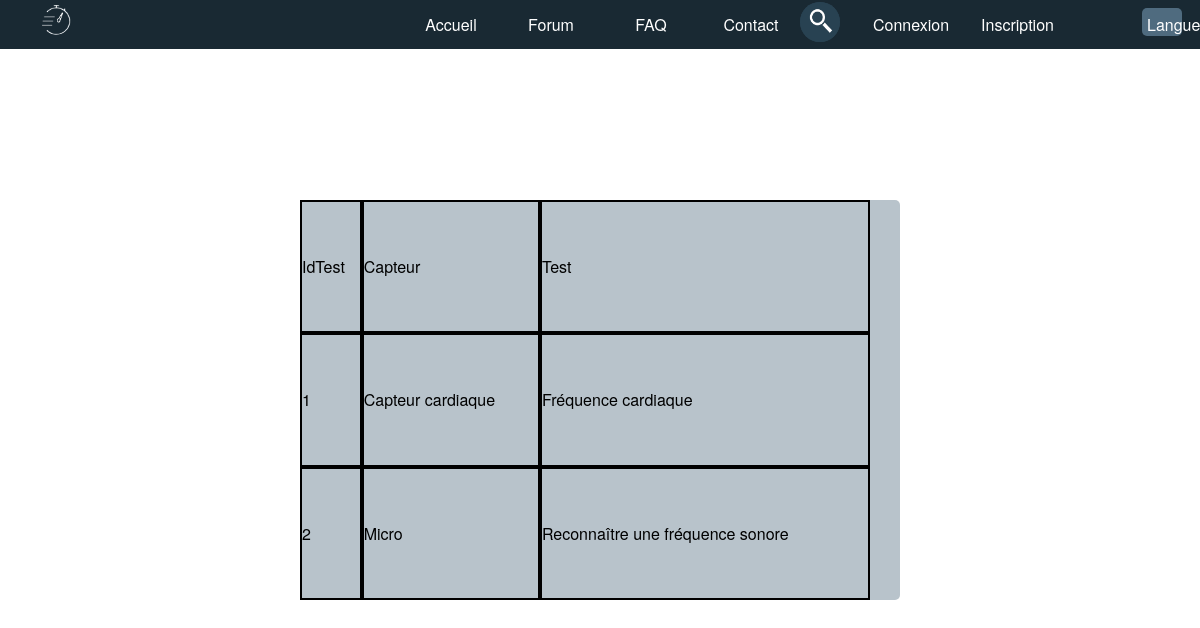
Before: /filePHP/InfoTest.php with the older database file.
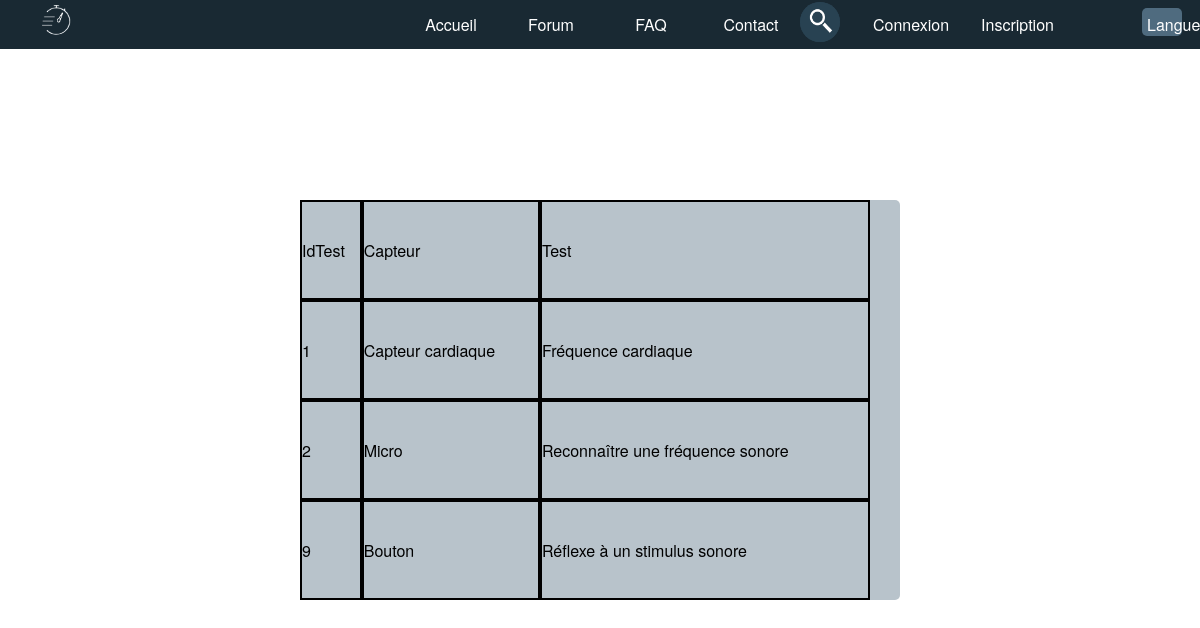
After: the same page with the newer database file.
### tables this page shows
CREATE TABLE `tests` (
  `idTest` int(11) NOT NULL,
  `capteur` varchar(45) NOT NULL,
  `test` varchar(100) NOT NULL
);

### filePHP/InfoTest.php (the view, shortened to what this page needs)
<!DOCTYPE html>
<html>
        <?php include "includes/header.php" ?>
    <body>
    	<?php include "includes/menubar.php" ?>
        <?php include "includes/searchbar.php" ?>
        <div class="partieDeDonnee">
        <table cellpadding="0" cellspacing="0" width="95%"  >
                <tr>
                    <td>IdTest</td>
                    <td>Capteur</td>
                    <td>Test</td>
                </tr>
            <?php
                $db=new mysqli("localhost:3306","root","","beyondsight");
                $sql ="SELECT * From tests";
                $resultat=$db ->query($sql);
                if($resultat){
                    while($attr = $resultat->fetch_row())
                    {
            ?>
                <tr>
                    <td> <?php echo $attr[0];?> </td>
                    <td> <?php echo $attr[1];?> </td>
                    <td> <?php echo $attr[2];?> </td>
                </tr>
            <?php
                    }
                }
            ?>
            </table>
        </div>
    </body>
</html>

### filePHP/includes/header.php (shortened to what this page needs)
<!DOCTYPE html>
<html>
<head>
        <link rel="stylesheet" href="styles.css" />
    </head>
</html>

### filePHP/includes/menubar.php (shortened to what this page needs)
<!DOCTYPE html>
<html>
<body>
    <nav class = "menu_bar">
        <div class = "left">
            <a href="accueil.php">
                <div><img src="images/logo_blanc_fleche2.png" class = "fleche"></div>
            </a>
        </div>
        <div class = "center">
            <div><a id ="" href="accueil.php"><?php echo $lang['accueil']?></a></div>
            <div><a id ="" href="forum.php"><?php echo $lang['forum']?></a></div>
            <div><a id ="" href="FAQ.php"><?php echo $lang['faq']?></a></div>
            <div><a id ="" href="contact.php"><?php echo $lang['contact']?></a></div>
        </div>
        <?php
                if(!isset($_SESSION['email'])){
                ?>
                    <div class = "right">
                        <div><a id ="" href="connexion.php" ><?php echo $lang['connexion']?></a></div>
                        <div><a id ="" href="inscription.php" ><?php echo $lang['inscription']?></a></div>
                    </div>
                <?php
                }
        ?>
        <div class = "langues">
            <span>Langues</span>
        </div>
    </nav>
</body>
</html>

### filePHP/includes/searchbar.php (shortened to what this page needs)
<!DOCTYPE html>
<html>
<body>
	<div class = "search-box">
		<a class="search-btn" href="#">
		    <div><img src="images/loupe.png" class="loupe"></div>
		</a>
	</div>
</body>
</html>

### filePHP/styles.css (style rules this page uses)
html { margin: 0; padding: 0; height: 100%; }
* { font-family: "Helvetica Neue", Arial, sans-serif; }
.menu_bar { display: flex; width: 100%; position: fixed; top: 0px; left: 0px; right: 0px; background-color: #192933; z-index: 10; }
.menu_bar .left, .center, .right { display: flex; flex-direction: horizontal; text-align: center; padding: 5px; }
.menu_bar .left { width: 30%; margin-left: 3%; }
.menu_bar .center { width: 38%; }
.menu_bar .right { width: 20%; }
.menu_bar .langues { width: 5%; }
.menu_bar { list-style-type: none; margin: 0; padding: 0; }
.menu_bar .center a, .right a { display: block; color: #FFF; padding: 8px 16px 8px 16px; min-width: 100px; text-decoration: none; text-align: center; border-radius: 20px; transition: background-color 0.3s ease-out, color 0.1s ease-out; }
.menu_bar img { width: 30px; border-radius: 50%; transform: rotate(0deg); transition: transform 1s ease-out; position: absolute; }
.menu_bar .fleche { width: 25px; margin: 2px 5px; }
.menu_bar .langues { display: inline-block; justify-content: center; background-color: #4F6B7F; padding: 5px; text-decoration: none; color: white; text-align: center; border-radius: 5px 5px 5px 5px; position: absolute; top: 8px; right: 1.5%; height: 28px; width: 40px; }
.search-box { position: fixed; right: 30%; top: 2px; background: #284252; height: 40px; width: 40px; border-radius: 40px; padding: 10px; z-index: 11; transition: width 0.5s ease-out; }
.search-box .search-btn { position: absolute; right: 0px; top: 0px; color: white; float: right; width: 40px; height: 40px; border-radius: 50%; background: #284252; display: flex; justify-content: center; align-items: center; }
.search-btn .loupe { position: relative; height: 40px; width: 40px; }
* { box-sizing: border-box; }
.partieDeDonnee { width: 50%; height: 400px; background-color: #B8C3CB; display: flex; position: absolute; top: 25%; left: 25%; border-radius: 5px; }
.tableauCapteur table, td { border: 2px solid black; }
.tableauMessage table, td { border: 2px solid black; }

Changed rows visible on the page:
added tests: idTest "9", capteur "Bouton", test "Réflexe à un stimulus sonore"
